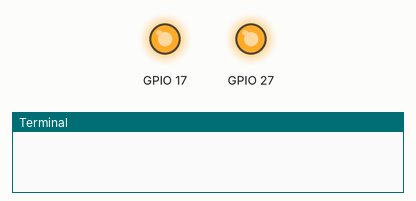
The program below on a simulated Raspberry Pi (BCM pin numbers). Shown: output pins drawn as LEDs (lit = HIGH), the last lines printed to the terminal. The clock reads 2024-03-15 10:24:30 at power-on unless the program sets it.

Above: at 0.1 s.
At 2.1 s:
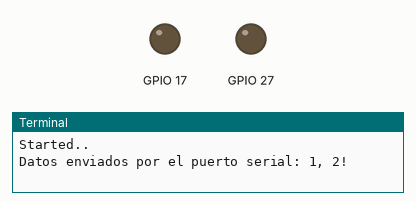
Timing chart, 0 to 3.6 s (numbered marks = the images above):
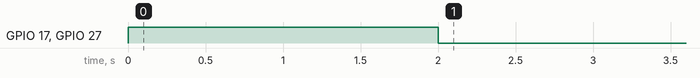

The program:

test5.py
```python
import logging
import time
import RPi.GPIO as GPIO
import serial


GPIO.setmode(GPIO.BCM)
GPIO.setup(17,GPIO.OUT) # P0 Compuerta
GPIO.setup(27,GPIO.OUT) # P2 Alarma

GPIO.output(17,True)
GPIO.output(27,True)
time.sleep(2)
GPIO.output(17,False)
GPIO.output(27,False)

peso = 0
lote = 0

# Configurar el logging para ver los detalles de la comunicacion
logging.basicConfig()
log = logging.getLogger()
#log.setLevel(logging.DEBUG)

serial_port2 = '/dev/ttySC1'
baudrate = 9600

# Funcion para enviar datos por el puerto serial
def send_data_serial(data):
    try:
        with serial.Serial(serial_port2, baudrate, timeout=1) as ser:
            ser.write(f"{data}\n".encode())
        print(f"Datos enviados por el puerto serial: {data}")
    except serial.SerialException as e:
        print(f"Error al enviar datos por el puerto serial: {e}")


if __name__ == "__main__":
    # Ejecutar el servidor en un hilo separado
    try:
        print("Started..")
        while True:

            peso = peso+1
            lote = lote+2

            send_data_serial(f"{peso}, {lote}!")
            time.sleep(2)

    except KeyboardInterrupt:
        # here you put any code you want to run before the program
        # exits when you press CTRL+C
        print ("Bye: programa interrumpido... [CTRL+C]\n")

    except:
        # this catches ALL other exceptions including errors.
        # You won't get any error messages for debugging
        # so only use it once your code is working
        print ("Other error or exception occurred!")

    finally:
        GPIO.cleanup() # this ensures a clean exit
```
